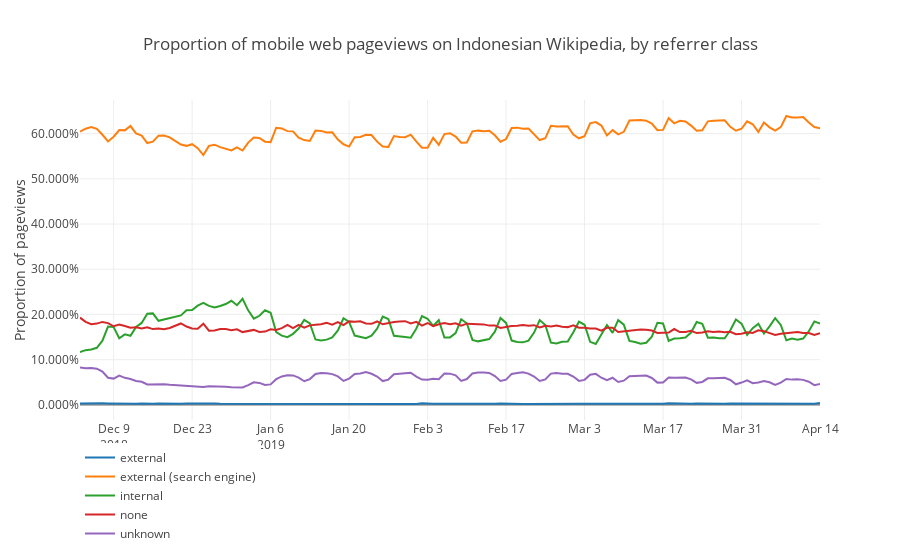

This figure's notebook cell:
### Code cell
pageviews_referer_mobile = pageviews_referer[pageviews_referer.access_method == 'mobile web']
pageviews_referer_mobile['prop'] = pageviews_referer_mobile.groupby('date')['pageviews'].apply(lambda x: x / x.sum())
pageviews_referer_mobile = pageviews_referer_mobile.pivot(index='date',columns='referer_class',values='prop').fillna(0)
fig = {
    'data': [{
    'x': pageviews_referer_mobile.index,
    'y': pageviews_referer_mobile[col],
    'name': col
    }  for col in pageviews_referer_mobile.columns],
    'layout': {
        'yaxis': {'title': "Proportion of pageviews",
                  'tickformat': ',.3%'
                  },
        'title': {'text': 'Proportion of mobile web pageviews on Indonesian Wikipedia, by referrer class'},
        'legend': {'x': 0, 'y': -0.4},
        'hoverlabel': {'namelength' : -1}
    }
}
plotly.offline.iplot(fig)

### Figure 1 — Plotly figure (JSON) as saved in the notebook; plotly's stock layout.template omitted (floating-point values rounded to 4 significant figures; data arrays with more than 128 entries replaced by an {"elided": "..."} marker saying what was removed)
{"data": [{"name": "external", "type": "scatter", "uid": "fce7cb2c-7583-4a16-b120-ead6692d4b76", "x": {"elided": "133 str values"}, "y": {"elided": "133 float values"}}, {"name": "external (search engine)", "type": "scatter", "uid": "4962e4f2-bbe5-4cc1-b749-e774c19b2e15", "x": {"elided": "133 str values"}, "y": {"elided": "133 float values"}}, {"name": "internal", "type": "scatter", "uid": "f98e9fd8-3c00-4a21-a4ea-dbf4bced10ee", "x": {"elided": "133 str values"}, "y": {"elided": "133 float values"}}, {"name": "none", "type": "scatter", "uid": "5d04d6da-da11-4cc7-bdf8-c904d37bf449", "x": {"elided": "133 str values"}, "y": {"elided": "133 float values"}}, {"name": "unknown", "type": "scatter", "uid": "ee9cfb16-5d93-4aef-b881-89428906df7e", "x": {"elided": "133 str values"}, "y": {"elided": "133 float values"}}], "layout": {"hoverlabel": {"namelength": -1}, "legend": {"x": 0, "y": -0.4}, "title": {"text": "Proportion of mobile web pageviews on Indonesian Wikipedia, by referrer class"}, "yaxis": {"tickformat": ",.3%", "title": {"text": "Proportion of pageviews"}}}}
